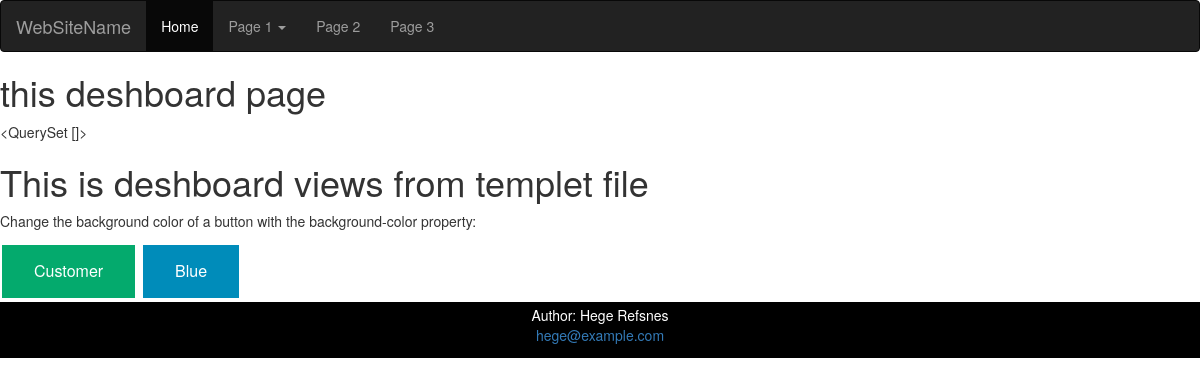
The app's page /dash/, older data.
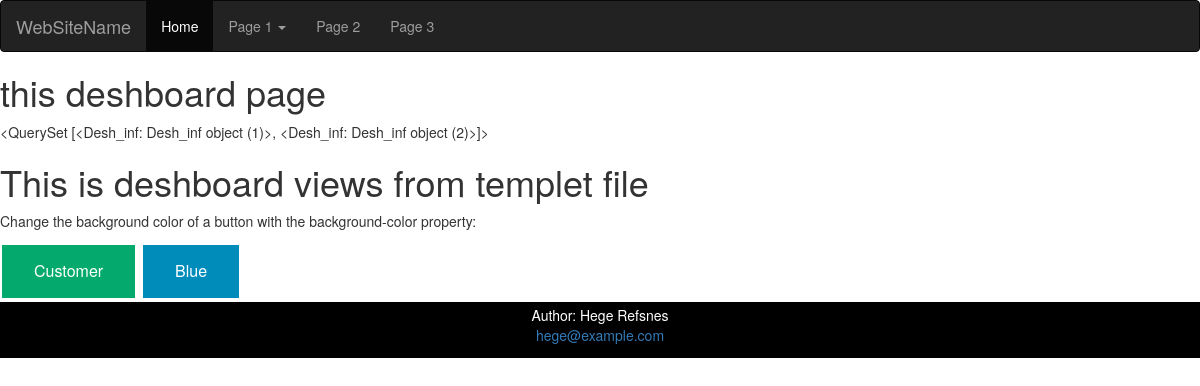
The same page, newer data.
### dashboard/models.py (models this page shows)
class Desh_inf(models.Model):
    desh_name = models.CharField(max_length=50)
    desh_age = models.IntegerField()

### dashboard/views.py (the view)
# urls.py: path('dash/', views.desh_info, name='desh_info'),
def desh_info(request):
    deshinfo = Desh_inf.objects.all()
    return render(request, 'dashboard.html', {'deshinfo':deshinfo})

### templates/dashboard.html (shortened to what this page needs)
{% extends 'base.html' %}
{% block body %}
    <h1>this deshboard page </h1>
    {{ deshinfo }}
<h1>This is deshboard  views from templet file </h1>
<p>Change the background color of a button with the background-color property:</p>
<a href="{% url 'customer' %}"><button class="button button1" > Customer</button></a>
<a href="{% url 'customer' %}"><button class="button button2">Blue</button></a>
{% endblock %}

### templates/base.html (shortened to what this page needs)
<!DOCTYPE html>
{% load static %}
<html lang="en">
<head>
  <link rel="stylesheet" href="https://maxcdn.bootstrapcdn.com/bootstrap/3.4.1/css/bootstrap.min.css">
 <link rel="stylesheet" href="{% static 'base/base.css' %}">
</head>
<body>
<nav class="navbar navbar-inverse">
  <div class="container-fluid">
    <div class="navbar-header">
      <a class="navbar-brand" href="#">WebSiteName</a>
    </div>
    <ul class="nav navbar-nav">
      <li class="active"><a href="#">Home</a></li>
      <li class="dropdown"><a class="dropdown-toggle" data-toggle="dropdown" href="#">Page 1 <span class="caret"></span></a>
      </li>
      <li><a href="#">Page 2</a></li>
      <li><a href="#">Page 3</a></li>
    </ul>
  </div>
</nav>
<div>
    {% block body %}{% endblock %}
</div>
<footer>
  <p>Author: Hege Refsnes<br>
  <a href="mailto:hege@example.com">hege@example.com</a></p>
</footer>
</body>
</html>

### static/base/base.css (style rules this page uses)
footer { text-align: center; padding-top: 30; padding: 3px; background-color: black; color: white; }

Row changes from the older to the newer data that the page shows:
added Desh_inf: id "<QuerySet [<Desh_inf: Desh_inf object (1)>, <Desh_inf: Desh_inf object (2)>]>"
Text that changed along with them:
{{ deshinfo }}: "<QuerySet []>" → (not shown)
